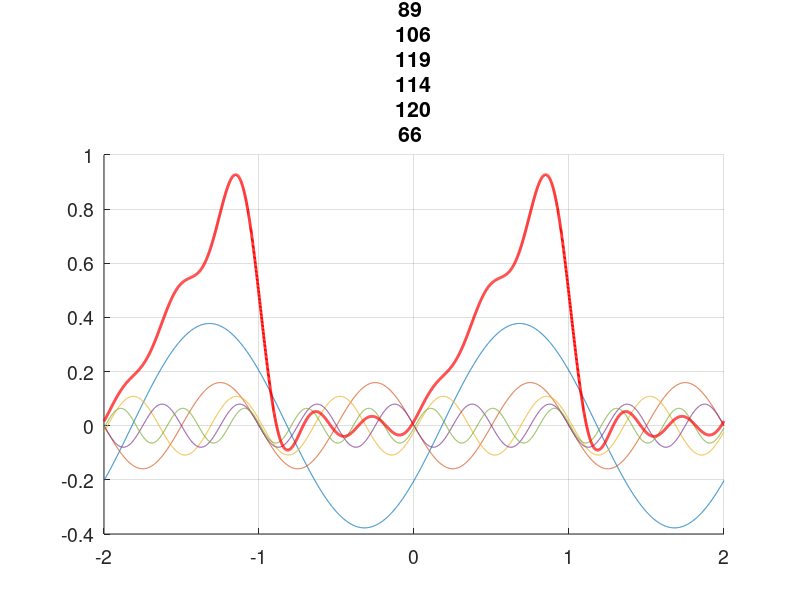
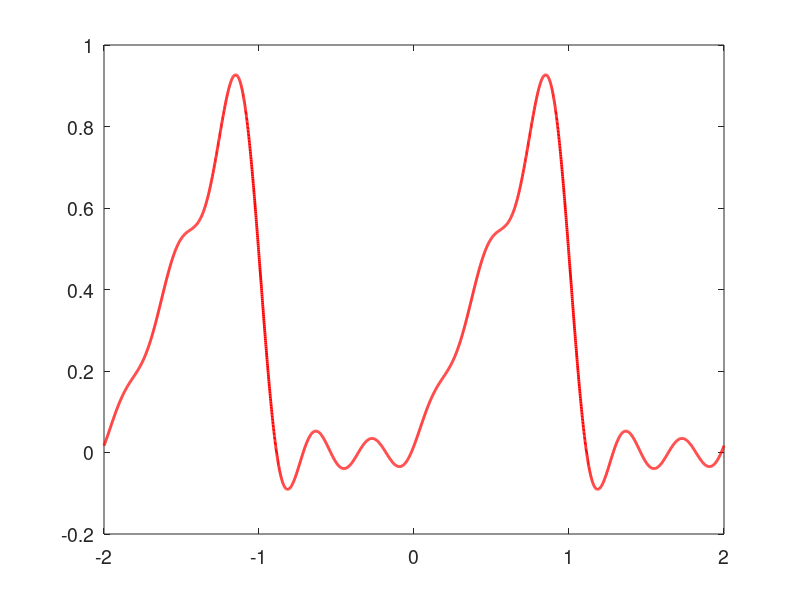
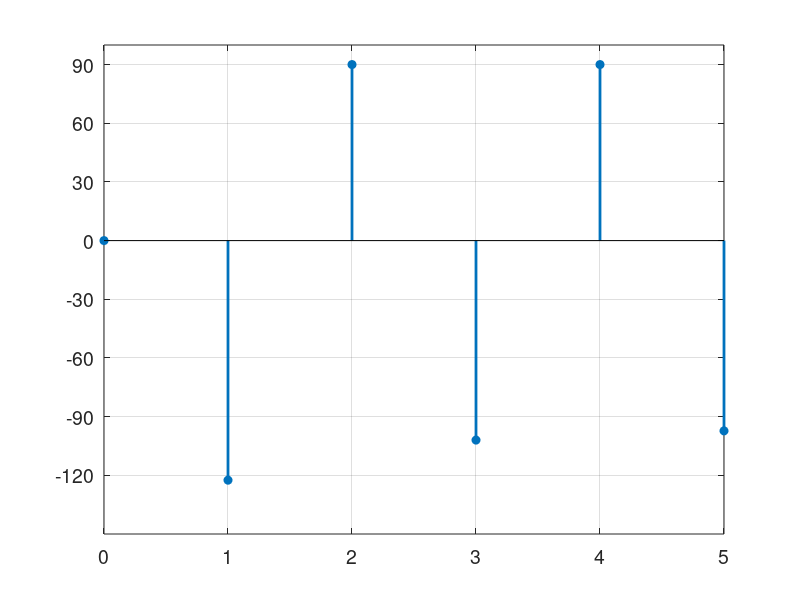
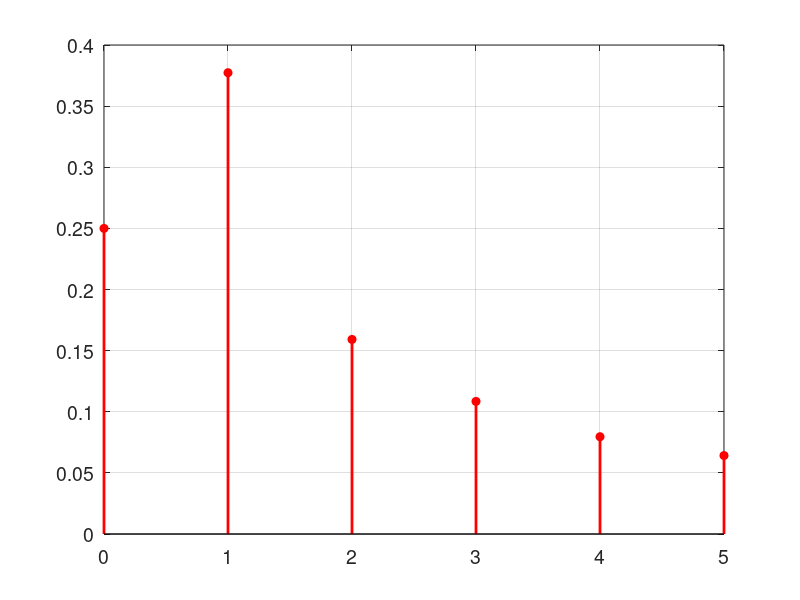

MATLAB code to generate these figures, in order: (Note: this script raises an error after producing the figures.)
% e5_4_sawtooth_anim_Fourier.m     
% Fourier series for sawtooth of 50% duty cycle, period 2, height 1
clear; close all; set(0,'defaultAxesFontSize',14); fpv=[100 100 350 220];

T0 = 2 ;             % period of input wave
t=[-1*T0:0.001:1*T0]; % 2 periods of wave
terms = 5;           % number of highest harmonic to calculate and plot
x = zeros(terms, length(t));  a=zeros(1,terms); b=zeros(1,terms); 
c=zeros(1,terms); phi=zeros(1,terms); 
phi2=zeros(1,terms); %double check phi calculations 
dc = 0.25 * ones(1,length(t));        % dc average

for n = 1:terms
    a(n) = 1/(n^2*pi^2)*(cos(n*pi)-1);
    b(n) = - 1/(n*pi)*cos(n*pi);
    c(n) = abs(a(n)-j*b(n));  
    phi(n) = rad2deg(angle(a(n) -j*b(n)));
    phi2(n) = -atand(b(n)/a(n));
    if a(n) < 0
        phi2(n) = phi2(n)+ rad2deg(pi);
        if phi2(n) > 180
          phi2(n) = phi2(n) -360
        end
    end %if
    
  x(n,:) = a(n)*cos(n*pi*t) + b(n)*sin(n*pi*t); %simplified version of MATLAB formulas
end

a,b,c,phi,phi2  % display values

figure('position',fpv), hold on, title("Terms="+terms),
 for n = 1:terms
  plot(t, x(n,:)),grid on,          % plot harmonics
 end 
 plot(t, sum(x)+ dc,'r','Linewidth',2), hold off  % plot sum
figure('position',fpv), plot(t, sum(x)+ dc,'-r', 'Linewidth',2) %plot sum alone
yt = [-120,-90, -60, -30, 0, 30, 60, 90]; ytc = linspace(0,0.4,9);
figure('position',fpv), stem([0:terms],[0 phi],'filled','Linewidth',2),grid on, yticks(yt) %, axis tight
figure('position',fpv), stem([0:terms],[0.25 c],'filled','r','Linewidth',2),grid on, yticks(ytc) %, axis tight
 
syms t m      % verify formulas for coefficients
a_0 = 1/T0* int(t,[0, T0/2])
a_m = 2/T0 * int(t*cos(m*pi*t),[0, T0/2])
b_m = 2/T0 * int(t*sin(m*pi*t),[0, T0/2])

 